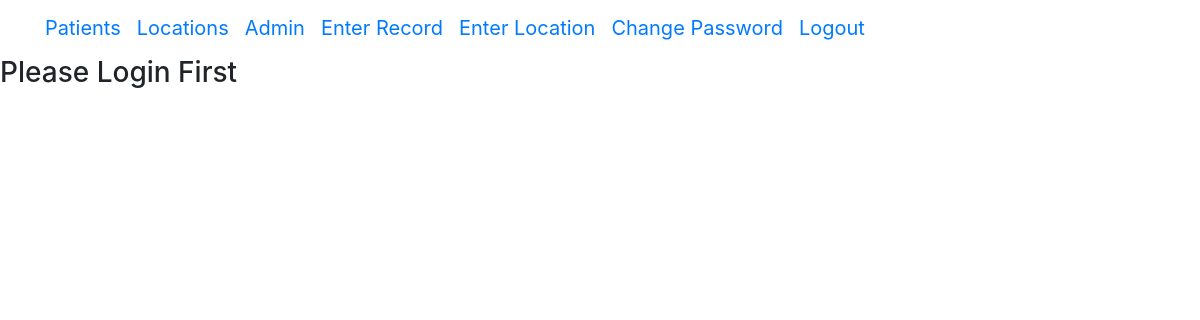
Before: /covidapp/location_list/ (signed in) with the older database file.
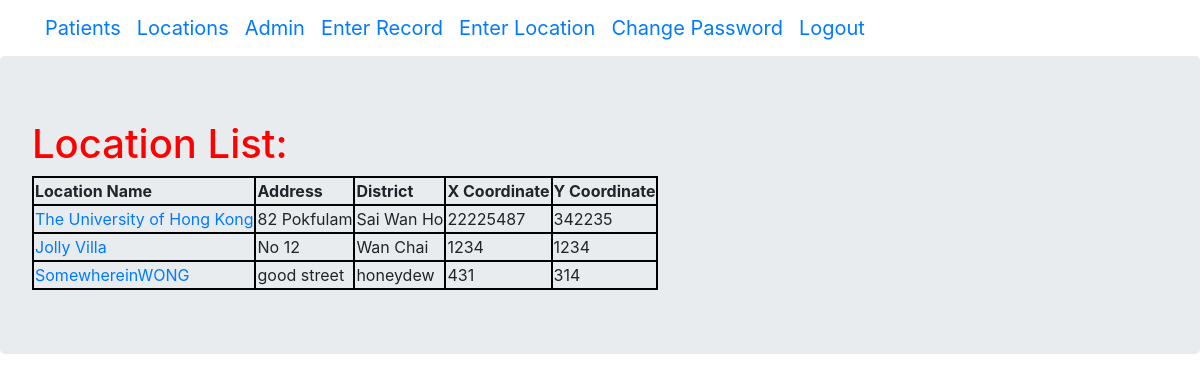
After: the same page with the newer database file.
### covidapp/models.py (models this page shows, shortened)
class LocationTemplate(models.Model):
    location_name = models.CharField(max_length=50, null=True, blank=True)
    address = models.CharField(max_length=300, null=True, blank=True)
    district = models.CharField(max_length=300, null=True, blank=True)
    grid_x = models.IntegerField(null=True, blank=True)
    grid_y = models.IntegerField(null=True, blank=True)

### covidapp/views.py (the view)
# urls.py: path('location_list/', views.location_temps, name='location_list'),
def location_temps(request):
    locations = LocationTemplate.objects.all()
    my_dict = {'locations':locations}
    return render(request, 'covidapp/location_list.html',context=my_dict)

### covidapp/templatetags/has_group.py (called while the page is built)
@register.filter(name='has_group')
def has_group(user, group_name):
    return user.groups.filter(name=group_name).exists()

### templates/covidapp/location_list.html
{% extends "covidapp/base.html" %}
{% block content %}
{% load has_group %}
{% if request.user|has_group:"Epidemiologists" or request.user|has_group:"Staff" %}
<div class="jumbotron">
    {% if locations %}
    <h1>Location List:</h1>
    <table>
        <thead>
            <th>Location Name</th>
            <th>Address</th>
            <th>District</th>
            <th>X Coordinate</th>
            <th>Y Coordinate</th>
        </thead>
    {% for loc in locations %}
    <tr>
        <td><a href="{% url 'location_detail' pk=loc.pk %}">{{ loc.location_name }}</a></td>
        <td>{{ loc.address }}</td>
        <td>{{ loc.district }}</td>
        <td>{{ loc.grid_x }}</td>
        <td>{{ loc.grid_y }}</td>
    </tr>
    {% endfor %}
    </table>
    {% else %}
        <p>NO LOCATION RECORDS FOUND!</p>
    {% endif %}
</div>
{% else %}
<h3>Please Login First</h3>
{% endif %}
{% endblock %}

Changed rows visible on the page:
now on this page (row edited): LocationTemplate: location_name "The University of Hong Kong", address "82 Pokfulam", district "Sai Wan Ho", grid_x "22225487", grid_y "342235"
added LocationTemplate: location_name "Jolly Villa", address "No 12", district "Wan Chai", grid_x "1234", grid_y "1234"
added LocationTemplate: location_name "SomewhereinWONG", address "good street", district "honeydew", grid_x "431", grid_y "314"
Other visible differences:
text no longer shown: "Please Login First"
text now shown: "Location List: Location Name Address District X Coordinate Y Coordinate"
